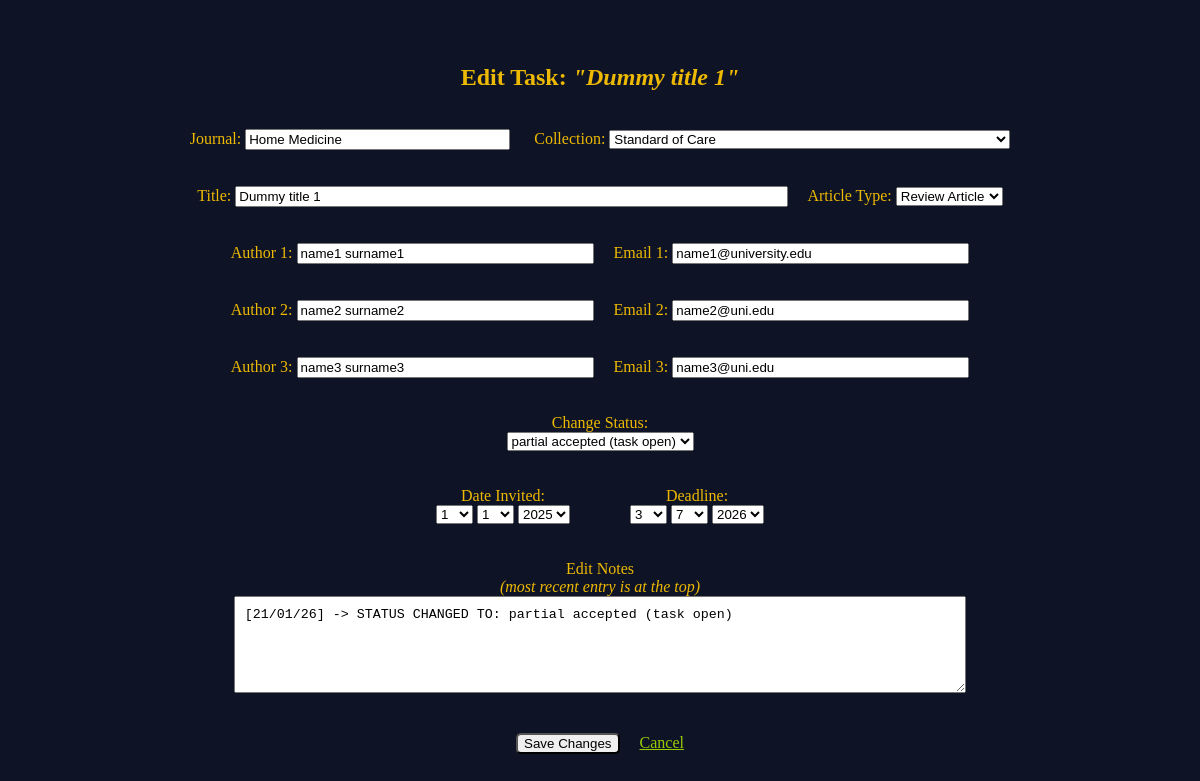
The page /edit-task/49 on the database as committed earlier.
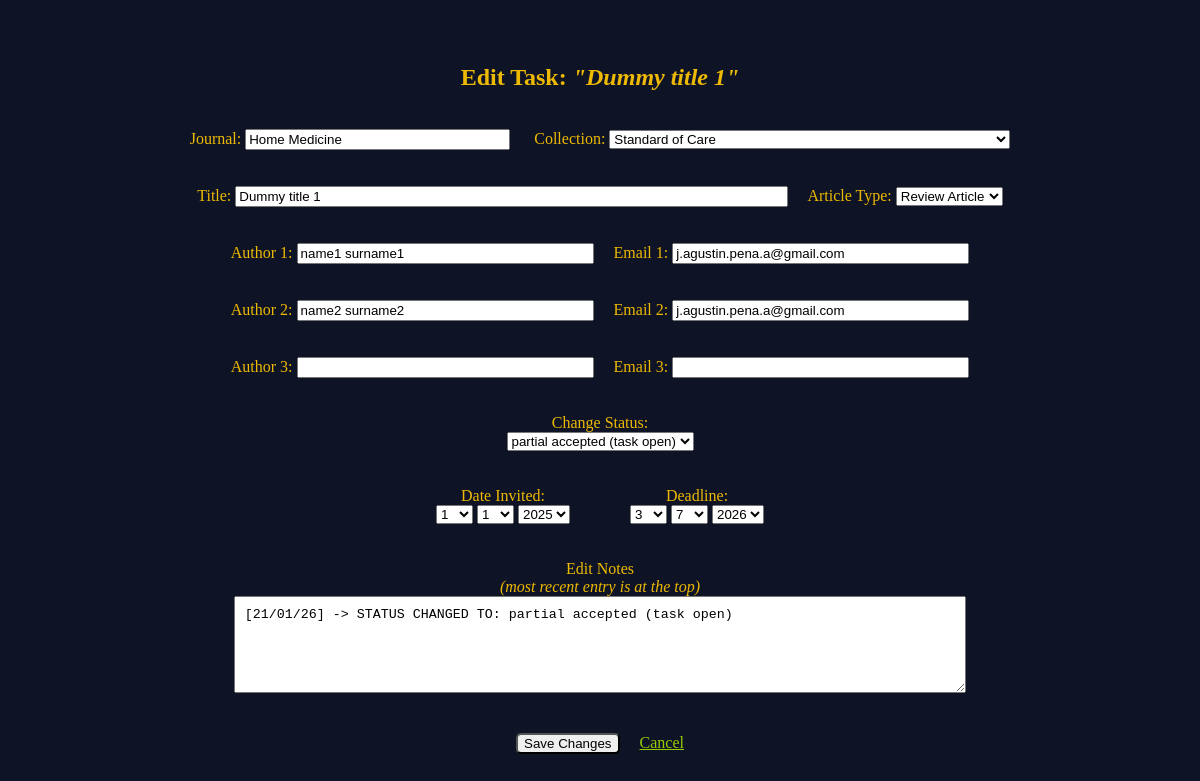
The same page on the database as committed later.
### app.py (models this page shows, shortened)
class Task(db.Model):
    id = db.Column(db.Integer, primary_key=True)
    journal = db.Column(db.String(100), nullable=False)
    collection = db.Column(db.String(50))
    type = db.Column(db.String(50))
    title = db.Column(db.String(120))
    deadline = db.Column(db.Date)
    author1 = db.Column(db.String(30))
    email1 = db.Column(db.String(30))
    author2 = db.Column(db.String(30))
    email2 = db.Column(db.String(30))
    author3 = db.Column(db.String(30))
    email3 = db.Column(db.String(30))
    date_invited = db.Column(db.Date)
    status = db.Column(db.String(30))
    last_change_in_notes = db.Column(db.Date)
    notes = db.Column(db.String(2500))

### app.py (the view, shortened to what this page needs)
@app.route('/edit-task/<int:task_id>', methods=['GET', 'POST'])
def edit_task(task_id):
    task = Task.query.get_or_404(task_id)
    current_year = datetime.now().year
    current_date_str = datetime.now().date().strftime('%d/%m/%y')
    date_ranges = {
        'days': list(range(1, 32)),
        'months': list(range(1, 13)),
        'invited_years': list(range(current_year-1, current_year + 3)),
        'deadline_years': list(range(current_year-1, current_year + 3))
    }
    default_date = datetime.now().date()
    date_invited = task.date_invited or default_date
    deadline = task.deadline or default_date
    return render_template('edit_task.html', task=task, date_invited=date_invited, deadline=deadline, **date_ranges)

### templates/edit_task.html (shortened to what the changed rows need)
{% extends 'base.html' %}
{% block body %}
<div class="content">
    <br><br>
    <h2>Edit Task: <i>"{{ task.title }}"</i></h2>
    <br>
    <form method="POST">
        <div>
            <label>Journal:</label>
            <input type="text" name="journal" maxlength="120" size='30' value="{{ task.journal }}" required>
            <label>Collection:</label>
            <select name="collection">
                <option value="Standard of Care" {% if task.collection == 'Standard of Care' %}selected{% endif %}>
                    Standard of Care
                </option>
            </select>
            <br><br><br>
            <label>Title:</label>
            <input type="text" name="title" maxlength="120" size='66' value="{{ task.title }}" required>
            <label>Article Type:</label>
            <select name="type">
                <option value="Review Article" {% if task.type == 'Review Article' %}selected{% endif %}>Review Article</option>
            </select>
            <br><br><br>
            <label>Author 1:</label>
            <input type="text" name="author1" maxlength="60" size='34' value="{{ task.author1 }}" required>
            <label>Email 1:</label>
            <input type="text" name="email1" maxlength="60" size='34' value="{{ task.email1 }}" required>
            <br><br><br>
            <label>Author 2:</label>
            <input type="text" name="author2" maxlength="60" size='34' value="{{ task.author2 }}">
            <label>Email 2:</label>
            <input type="text" name="email2" maxlength="60" size='34' value="{{ task.email2 }}">
            <br><br><br>
            <label>Author 3:</label>
            <input type="text" name="author3" maxlength="60" size='34' value="{{ task.author3 }}">
            <label>Email 3:</label>
            <input type="text" name="email3" maxlength="60" size='34' value="{{ task.email3 }}">
        </div>
        <br><br>
        <label>Change Status:</label>
        <br>
        <select name="new_status">
            <option value="partial accepted (task open)"
            {% if task.status == 'partial accepted (task open)' %}selected{% endif %}>
                partial accepted (task open)
            </option>
        </select>
        <br><br><br>
        <div class="flexbox-div">
            <div>
                <div>
                    <select name="date_invited_day">
                        {% for day in days %}
                        <option value="{{ day }}" {% if day == date_invited.day %}selected{% endif %}>{{ day }}</option>
                        {% endfor %}
                    </select>
                    <select name="date_invited_month">
                        {% for month in months %}
                        <option value="{{ month }}" {% if month == date_invited.month %}selected{% endif %}>{{ month }}</option>
                        {% endfor %}
                    </select>
                    <select name="date_invited_year">
                        {% for year in invited_years %}
                        <option value="{{ year }}" {% if year == date_invited.year %}selected{% endif %}>{{ year }}</option>
                        {% endfor %}
                    </select>
                </div>
            </div>
            <br>
            <div>
                <div>
                    <select name="deadline_day">
                        {% for day in days %}
                        <option value="{{ day }}" {% if day == deadline.day %}selected{% endif %}>{{ day }}</option>
                        {% endfor %}
                    </select>
                    <select name="deadline_month">
                        {% for month in months %}
                        <option value="{{ month }}" {% if month == deadline.month %}selected{% endif %}>{{ month }}</option>
                        {% endfor %}
                    </select>
                    <select name="deadline_year">
                        {% for year in deadline_years %}
                        <option value="{{ year }}" {% if year == deadline.year %}selected{% endif %}>{{ year }}</option>
                        {% endfor %}
                    </select>
                </div>
            </div>
        </div>
        <br><br>
        <label>
            Edit Notes <br><i>(most recent entry is at the top)</i>
        </label>
        <br>
        <textarea name="notes" maxlength="2500" rows="5" style="width:60%">{{ task.notes or '' }}</textarea>
        <br><br><br>
        <button type="submit" class="btn">Save Changes</button>
        <a href="{{ url_for('index') }}" class="one">Cancel</a>
    </form>
</div>
{% endblock %}

Rows that differ between the two databases and show on the page:
changed Task "Dummy title 1": email1 "name1@university.edu" → "j.agustin.pena.a@gmail.com"; email2 "name2@uni.edu" → "j.agustin.pena.a@gmail.com"; author3 "name3 surname3" → (not shown); email3 "name3@uni.edu" → (not shown)
